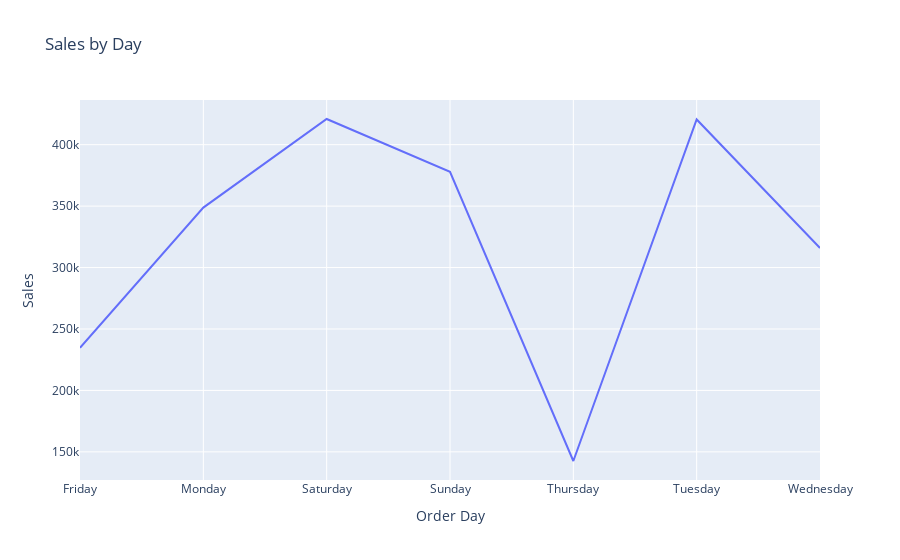

Write notebook code for a chart like this one.
### Code cell
# Sales by Day

sales_by_Day = df.groupby('Order Day')['Sales'].sum().reset_index()

fig = px.line(sales_by_Day,
              x='Order Day',
              y='Sales',
              title='Sales by Day')
fig.show()

### Figure 1 — Plotly figure (JSON) as saved in the notebook; plotly's stock layout.template omitted (floating-point values rounded to 4 significant figures)
{"data": [{"hovertemplate": "Order Day=%{x}<br>Sales=%{y}<extra></extra>", "legendgroup": "", "line": {"color": "#636efa", "dash": "solid"}, "marker": {"symbol": "circle"}, "mode": "lines", "name": "", "orientation": "v", "showlegend": false, "type": "scatter", "x": ["Friday", "Monday", "Saturday", "Sunday", "Thursday", "Tuesday", "Wednesday"], "xaxis": "x", "y": [234700.0, 348800.0, 420900.0, 377900.0, 142600.0, 420500.0, 315900.0], "yaxis": "y"}], "layout": {"legend": {"tracegroupgap": 0}, "title": {"text": "Sales by Day"}, "xaxis": {"anchor": "y", "domain": [0, 1], "title": {"text": "Order Day"}}, "yaxis": {"anchor": "x", "domain": [0, 1], "title": {"text": "Sales"}}}}
